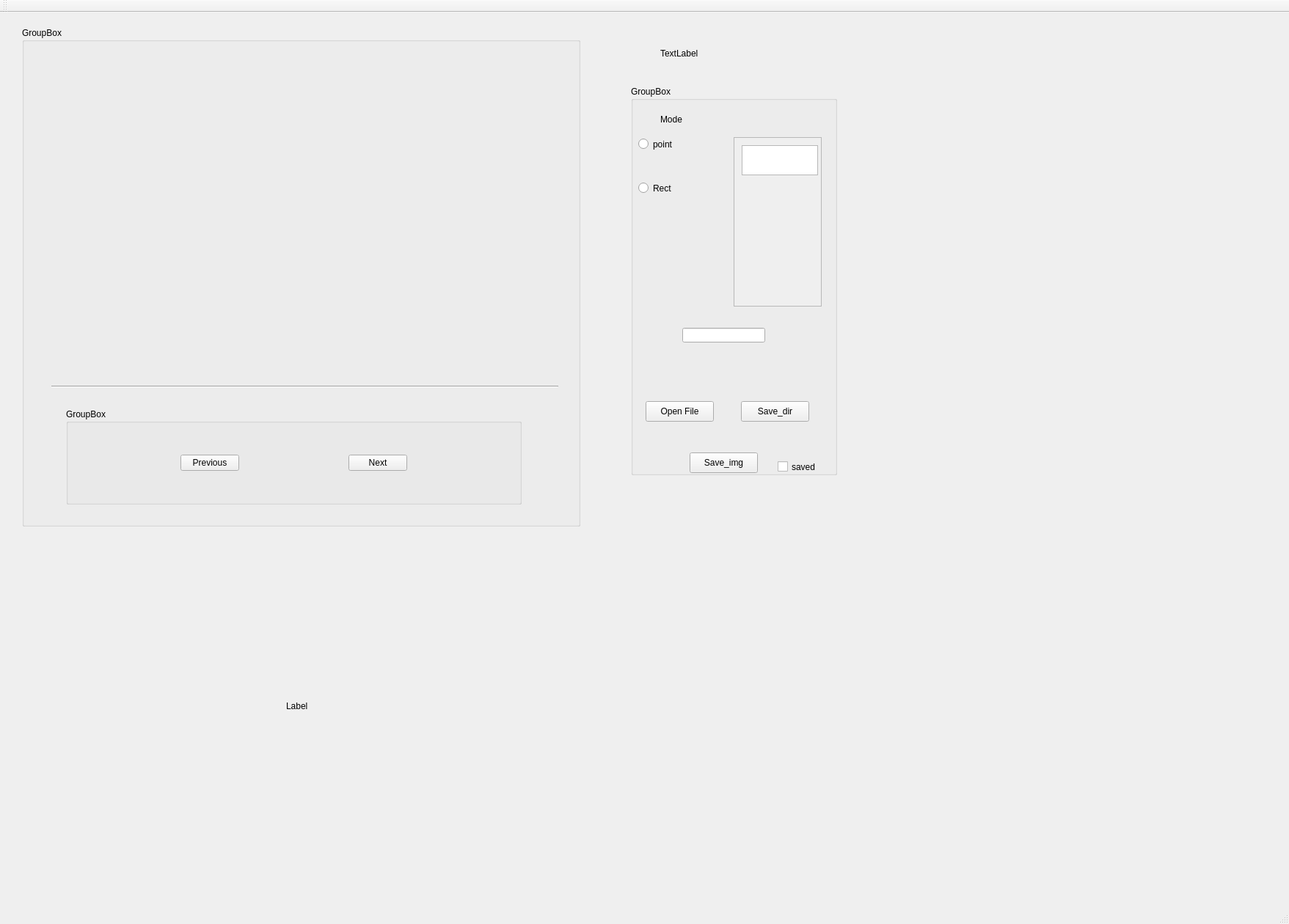
<?xml version="1.0" encoding="UTF-8"?>
<ui version="4.0">
 <class>Label_tool2Class</class>
 <widget class="QMainWindow" name="Label_tool2Class">
  <property name="geometry">
   <rect>
    <x>0</x>
    <y>0</y>
    <width>1757</width>
    <height>1260</height>
   </rect>
  </property>
  <property name="windowTitle">
   <string>Label_tool2</string>
  </property>
  <widget class="QWidget" name="centralWidget">
   <widget class="QGroupBox" name="groupBox_2">
    <property name="geometry">
     <rect>
      <x>860</x>
      <y>100</y>
      <width>281</width>
      <height>531</height>
     </rect>
    </property>
    <property name="title">
     <string>GroupBox</string>
    </property>
    <widget class="QRadioButton" name="radio_point">
     <property name="geometry">
      <rect>
       <x>10</x>
       <y>70</y>
       <width>102</width>
       <height>19</height>
      </rect>
     </property>
     <property name="text">
      <string>point</string>
     </property>
    </widget>
    <widget class="QRadioButton" name="radio_rect">
     <property name="geometry">
      <rect>
       <x>10</x>
       <y>130</y>
       <width>102</width>
       <height>19</height>
      </rect>
     </property>
     <property name="text">
      <string>Rect</string>
     </property>
    </widget>
    <widget class="QLabel" name="label">
     <property name="geometry">
      <rect>
       <x>40</x>
       <y>30</y>
       <width>101</width>
       <height>31</height>
      </rect>
     </property>
     <property name="text">
      <string>Mode</string>
     </property>
    </widget>
    <widget class="QPushButton" name="b_open">
     <property name="geometry">
      <rect>
       <x>20</x>
       <y>430</y>
       <width>93</width>
       <height>28</height>
      </rect>
     </property>
     <property name="text">
      <string>Open File</string>
     </property>
    </widget>
    <widget class="QScrollArea" name="scrollArea">
     <property name="geometry">
      <rect>
       <x>140</x>
       <y>70</y>
       <width>120</width>
       <height>231</height>
      </rect>
     </property>
     <property name="widgetResizable">
      <bool>true</bool>
     </property>
     <widget class="QWidget" name="scrollAreaWidgetContents">
      <property name="geometry">
       <rect>
        <x>0</x>
        <y>0</y>
        <width>118</width>
        <height>229</height>
       </rect>
      </property>
      <widget class="QPlainTextEdit" name="plainTextEdit">
       <property name="geometry">
        <rect>
         <x>10</x>
         <y>10</y>
         <width>104</width>
         <height>41</height>
        </rect>
       </property>
      </widget>
     </widget>
    </widget>
    <widget class="QLineEdit" name="label_edit">
     <property name="geometry">
      <rect>
       <x>70</x>
       <y>330</y>
       <width>113</width>
       <height>20</height>
      </rect>
     </property>
    </widget>
    <widget class="QPushButton" name="b_savedir">
     <property name="geometry">
      <rect>
       <x>150</x>
       <y>430</y>
       <width>93</width>
       <height>28</height>
      </rect>
     </property>
     <property name="text">
      <string>Save_dir</string>
     </property>
    </widget>
    <widget class="QPushButton" name="b_saveimg">
     <property name="geometry">
      <rect>
       <x>80</x>
       <y>500</y>
       <width>93</width>
       <height>28</height>
      </rect>
     </property>
     <property name="text">
      <string>Save_img</string>
     </property>
    </widget>
    <widget class="QCheckBox" name="checkBox_saved">
     <property name="geometry">
      <rect>
       <x>200</x>
       <y>510</y>
       <width>79</width>
       <height>19</height>
      </rect>
     </property>
     <property name="text">
      <string>saved</string>
     </property>
    </widget>
   </widget>
   <widget class="QGroupBox" name="groupBox_3">
    <property name="geometry">
     <rect>
      <x>30</x>
      <y>20</y>
      <width>761</width>
      <height>681</height>
     </rect>
    </property>
    <property name="title">
     <string>GroupBox</string>
    </property>
    <widget class="mylabel" name="img_label">
     <property name="geometry">
      <rect>
       <x>110</x>
       <y>20</y>
       <width>531</width>
       <height>241</height>
      </rect>
     </property>
     <property name="text">
      <string/>
     </property>
    </widget>
    <widget class="QGroupBox" name="groupBox">
     <property name="geometry">
      <rect>
       <x>60</x>
       <y>520</y>
       <width>621</width>
       <height>131</height>
      </rect>
     </property>
     <property name="title">
      <string>GroupBox</string>
     </property>
     <layout class="QHBoxLayout" name="horizontalLayout">
      <item>
       <spacer name="horizontalSpacer">
        <property name="orientation">
         <enum>Qt::Horizontal</enum>
        </property>
        <property name="sizeHint" stdset="0">
         <size>
          <width>40</width>
          <height>20</height>
         </size>
        </property>
       </spacer>
      </item>
      <item>
       <widget class="QPushButton" name="b_previous">
        <property name="text">
         <string>Previous</string>
        </property>
       </widget>
      </item>
      <item>
       <spacer name="horizontalSpacer_3">
        <property name="orientation">
         <enum>Qt::Horizontal</enum>
        </property>
        <property name="sizeHint" stdset="0">
         <size>
          <width>124</width>
          <height>20</height>
         </size>
        </property>
       </spacer>
      </item>
      <item>
       <widget class="QPushButton" name="b_next">
        <property name="text">
         <string>Next</string>
        </property>
       </widget>
      </item>
      <item>
       <spacer name="horizontalSpacer_2">
        <property name="orientation">
         <enum>Qt::Horizontal</enum>
        </property>
        <property name="sizeHint" stdset="0">
         <size>
          <width>125</width>
          <height>20</height>
         </size>
        </property>
       </spacer>
      </item>
     </layout>
    </widget>
    <widget class="Line" name="line_2">
     <property name="geometry">
      <rect>
       <x>40</x>
       <y>480</y>
       <width>691</width>
       <height>20</height>
      </rect>
     </property>
     <property name="orientation">
      <enum>Qt::Horizontal</enum>
     </property>
    </widget>
   </widget>
   <widget class="QLabel" name="text">
    <property name="geometry">
     <rect>
      <x>900</x>
      <y>30</y>
      <width>291</width>
      <height>51</height>
     </rect>
    </property>
    <property name="text">
     <string>TextLabel</string>
    </property>
   </widget>
   <widget class="mylabel" name="label_2">
    <property name="geometry">
     <rect>
      <x>390</x>
      <y>830</y>
      <width>931</width>
      <height>231</height>
     </rect>
    </property>
    <property name="text">
     <string>Label</string>
    </property>
   </widget>
  </widget>
  <widget class="QMenuBar" name="menuBar">
   <property name="geometry">
    <rect>
     <x>0</x>
     <y>0</y>
     <width>1757</width>
     <height>22</height>
    </rect>
   </property>
  </widget>
  <widget class="QToolBar" name="mainToolBar">
   <attribute name="toolBarArea">
    <enum>TopToolBarArea</enum>
   </attribute>
   <attribute name="toolBarBreak">
    <bool>false</bool>
   </attribute>
  </widget>
  <widget class="QStatusBar" name="statusBar"/>
 </widget>
 <layoutdefault spacing="6" margin="11"/>
 <customwidgets>
  <customwidget>
   <class>mylabel</class>
   <extends>QLabel</extends>
   <header location="global">mylabel.h</header>
  </customwidget>
 </customwidgets>
 <resources>
  <include location="Label_tool2.qrc"/>
 </resources>
 <connections/>
</ui>
